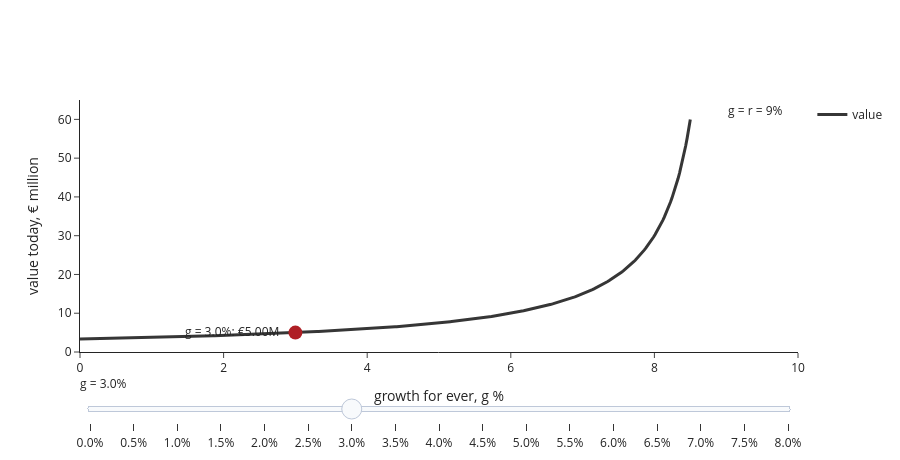

The notebook cell saved with this chart:
### Markdown cell above
### What is Arno Bikes worth? — slide the growth rate

Next year's free cash flow €300k, cost of capital 9%, growth `g` for ever: $V = \dfrac{CF_1}{r - g}$.
Move the slider towards 9% and watch the value run up the wall.

### Code cell
CF1, R = 300, 0.09                          # € thousand, cost of capital
gs = np.linspace(0, 0.085, 400)
fig = go.Figure()
fig.add_scatter(x=gs*100, y=CF1/(R - gs)/1000, line=dict(color="#363636", width=3), name="value")
steps = []
for g in np.round(np.arange(0, 0.0801, 0.005), 3):
    fig.add_scatter(x=[g*100], y=[CF1/(R - g)/1000], mode="markers+text", visible=False,
                    marker=dict(size=14, color="#AF1F25"), textposition="middle left",
                    text=[f"g = {g:.1%}: €{CF1/(R - g)/1000:,.2f}M  "], showlegend=False)
n = len(fig.data) - 1
for k in range(n):
    vis = [True] + [j == k for j in range(n)]
    steps.append(dict(method="update", args=[{"visible": vis}], label=f"{fig.data[k+1].x[0]:.1f}%"))
fig.data[1 + 6].visible = True              # start at g = 3%
fig.add_vline(x=R*100, line=dict(color="#AF1F25", dash="dash"), annotation_text="g = r = 9%")
fig.update_layout(template="simple_white", height=460, xaxis_title="growth for ever, g %",
                  yaxis_title="value today, € million", xaxis_range=[0, 10], yaxis_range=[0, 65],
                  sliders=[dict(active=6, steps=steps, currentvalue=dict(prefix="g = "))])
fig.show()
for g in (0.02, 0.03, 0.04):
    print(f"g = {g:.0%}: €{CF1/(R - g):,.2f}k")

### Figure 1 — Plotly figure (JSON) as saved in the notebook; plotly's stock layout.template omitted (floating-point values rounded to 4 significant figures; data arrays with more than 128 entries replaced by an {"elided": "..."} marker saying what was removed)
{"data": [{"line": {"color": "#363636", "width": 3}, "name": "value", "type": "scatter", "x": {"elided": "400 float values"}, "y": {"elided": "400 float values"}}, {"marker": {"color": "#AF1F25", "size": 14}, "mode": "markers+text", "showlegend": false, "text": ["g = 0.0%: €3.33M  "], "textposition": "middle left", "type": "scatter", "visible": false, "x": [0.0], "y": [3.333]}, {"marker": {"color": "#AF1F25", "size": 14}, "mode": "markers+text", "showlegend": false, "text": ["g = 0.5%: €3.53M  "], "textposition": "middle left", "type": "scatter", "visible": false, "x": [0.5], "y": [3.529]}, {"marker": {"color": "#AF1F25", "size": 14}, "mode": "markers+text", "showlegend": false, "text": ["g = 1.0%: €3.75M  "], "textposition": "middle left", "type": "scatter", "visible": false, "x": [1.0], "y": [3.75]}, {"marker": {"color": "#AF1F25", "size": 14}, "mode": "markers+text", "showlegend": false, "text": ["g = 1.5%: €4.00M  "], "textposition": "middle left", "type": "scatter", "visible": false, "x": [1.5], "y": [4.0]}, {"marker": {"color": "#AF1F25", "size": 14}, "mode": "markers+text", "showlegend": false, "text": ["g = 2.0%: €4.29M  "], "textposition": "middle left", "type": "scatter", "visible": false, "x": [2.0], "y": [4.286]}, {"marker": {"color": "#AF1F25", "size": 14}, "mode": "markers+text", "showlegend": false, "text": ["g = 2.5%: €4.62M  "], "textposition": "middle left", "type": "scatter", "visible": false, "x": [2.5], "y": [4.615]}, {"marker": {"color": "#AF1F25", "size": 14}, "mode": "markers+text", "showlegend": false, "text": ["g = 3.0%: €5.00M  "], "textposition": "middle left", "type": "scatter", "visible": true, "x": [3.0], "y": [5.0]}, {"marker": {"color": "#AF1F25", "size": 14}, "mode": "markers+text", "showlegend": false, "text": ["g = 3.5%: €5.45M  "], "textposition": "middle left", "type": "scatter", "visible": false, "x": [3.5], "y": [5.455]}, {"marker": {"color": "#AF1F25", "size": 14}, "mode": "markers+text", "showlegend": false, "text": ["g = 4.0%: €6.00M  "], "textposition": "middle left", "type": "scatter", "visible": false, "x": [4.0], "y": [6.0]}, {"marker": {"color": "#AF1F25", "size": 14}, "mode": "markers+text", "showlegend": false, "text": ["g = 4.5%: €6.67M  "], "textposition": "middle left", "type": "scatter", "visible": false, "x": [4.5], "y": [6.667]}, {"marker": {"color": "#AF1F25", "size": 14}, "mode": "markers+text", "showlegend": false, "text": ["g = 5.0%: €7.50M  "], "textposition": "middle left", "type": "scatter", "visible": false, "x": [5.0], "y": [7.5]}, {"marker": {"color": "#AF1F25", "size": 14}, "mode": "markers+text", "showlegend": false, "text": ["g = 5.5%: €8.57M  "], "textposition": "middle left", "type": "scatter", "visible": false, "x": [5.5], "y": [8.571]}, {"marker": {"color": "#AF1F25", "size": 14}, "mode": "markers+text", "showlegend": false, "text": ["g = 6.0%: €10.00M  "], "textposition": "middle left", "type": "scatter", "visible": false, "x": [6.0], "y": [10.0]}, {"marker": {"color": "#AF1F25", "size": 14}, "mode": "markers+text", "showlegend": false, "text": ["g = 6.5%: €12.00M  "], "textposition": "middle left", "type": "scatter", "visible": false, "x": [6.5], "y": [12.0]}, {"marker": {"color": "#AF1F25", "size": 14}, "mode": "markers+text", "showlegend": false, "text": ["g = 7.0%: €15.00M  "], "textposition": "middle left", "type": "scatter", "visible": false, "x": [7.0], "y": [15.0]}, {"marker": {"color": "#AF1F25", "size": 14}, "mode": "markers+text", "showlegend": false, "text": ["g = 7.5%: €20.00M  "], "textposition": "middle left", "type": "scatter", "visible": false, "x": [7.5], "y": [20.0]}, {"marker": {"color": "#AF1F25", "size": 14}, "mode": "markers+text", "showlegend": false, "text": ["g = 8.0%: €30.00M  "], "textposition": "middle left", "type": "scatter", "visible": false, "x": [8.0], "y": [30.0]}], "layout": {"annotations": [{"showarrow": false, "text": "g = r = 9%", "x": 9.0, "xanchor": "left", "xref": "x", "y": 1, "yanchor": "top", "yref": "y domain"}], "height": 460, "shapes": [{"line": {"color": "#AF1F25", "dash": "dash"}, "type": "line", "x0": 9.0, "x1": 9.0, "xref": "x", "y0": 0, "y1": 1, "yref": "y domain"}], "sliders": [{"active": 6, "currentvalue": {"prefix": "g = "}, "steps": [{"args": [{"visible": [true, true, false, false, false, false, false, false, false, false, false, false, false, false, false, false, false, false]}], "label": "0.0%", "method": "update"}, {"args": [{"visible": [true, false, true, false, false, false, false, false, false, false, false, false, false, false, false, false, false, false]}], "label": "0.5%", "method": "update"}, {"args": [{"visible": [true, false, false, true, false, false, false, false, false, false, false, false, false, false, false, false, false, false]}], "label": "1.0%", "method": "update"}, {"args": [{"visible": [true, false, false, false, true, false, false, false, false, false, false, false, false, false, false, false, false, false]}], "label": "1.5%", "method": "update"}, {"args": [{"visible": [true, false, false, false, false, true, false, false, false, false, false, false, false, false, false, false, false, false]}], "label": "2.0%", "method": "update"}, {"args": [{"visible": [true, false, false, false, false, false, true, false, false, false, false, false, false, false, false, false, false, false]}], "label": "2.5%", "method": "update"}, {"args": [{"visible": [true, false, false, false, false, false, false, true, false, false, false, false, false, false, false, false, false, false]}], "label": "3.0%", "method": "update"}, {"args": [{"visible": [true, false, false, false, false, false, false, false, true, false, false, false, false, false, false, false, false, false]}], "label": "3.5%", "method": "update"}, {"args": [{"visible": [true, false, false, false, false, false, false, false, false, true, false, false, false, false, false, false, false, false]}], "label": "4.0%", "method": "update"}, {"args": [{"visible": [true, false, false, false, false, false, false, false, false, false, true, false, false, false, false, false, false, false]}], "label": "4.5%", "method": "update"}, {"args": [{"visible": [true, false, false, false, false, false, false, false, false, false, false, true, false, false, false, false, false, false]}], "label": "5.0%", "method": "update"}, {"args": [{"visible": [true, false, false, false, false, false, false, false, false, false, false, false, true, false, false, false, false, false]}], "label": "5.5%", "method": "update"}, {"args": [{"visible": [true, false, false, false, false, false, false, false, false, false, false, false, false, true, false, false, false, false]}], "label": "6.0%", "method": "update"}, {"args": [{"visible": [true, false, false, false, false, false, false, false, false, false, false, false, false, false, true, false, false, false]}], "label": "6.5%", "method": "update"}, {"args": [{"visible": [true, false, false, false, false, false, false, false, false, false, false, false, false, false, false, true, false, false]}], "label": "7.0%", "method": "update"}, {"args": [{"visible": [true, false, false, false, false, false, false, false, false, false, false, false, false, false, false, false, true, false]}], "label": "7.5%", "method": "update"}, {"args": [{"visible": [true, false, false, false, false, false, false, false, false, false, false, false, false, false, false, false, false, true]}], "label": "8.0%", "method": "update"}]}], "xaxis": {"range": [0, 10], "title": {"text": "growth for ever, g %"}}, "yaxis": {"range": [0, 65], "title": {"text": "value today, € million"}}}}
